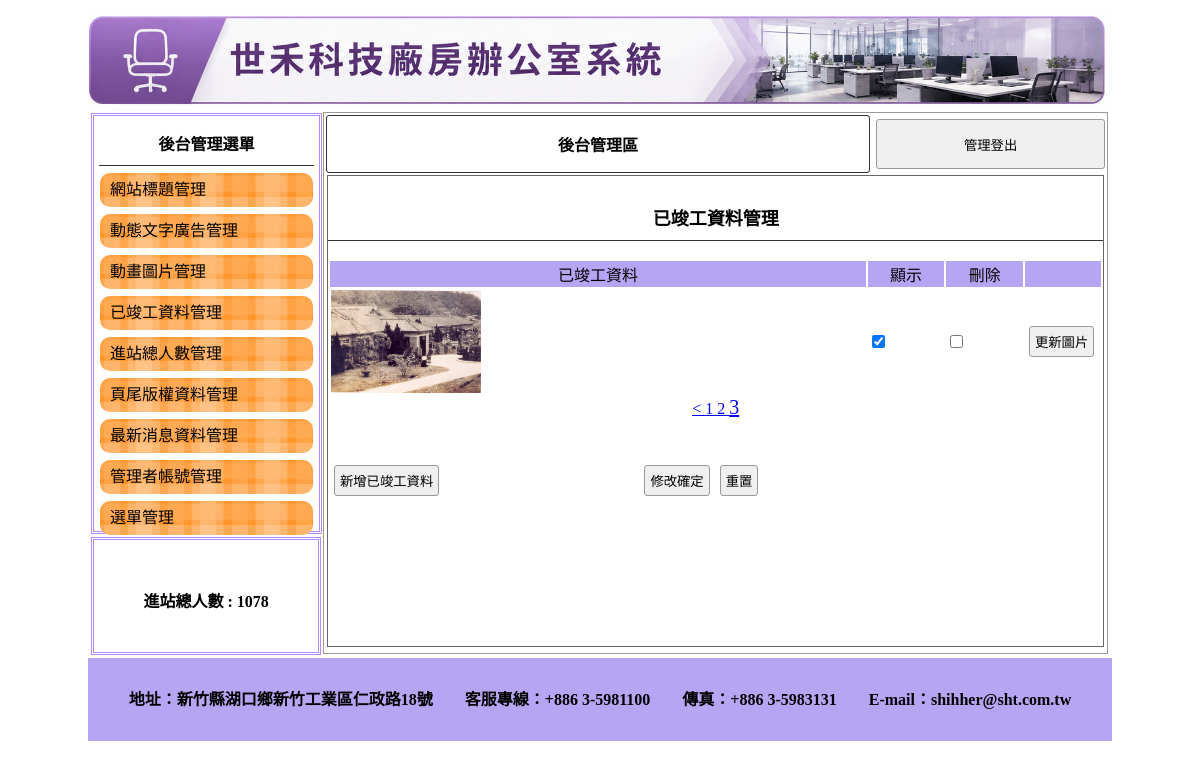
The page /admin.php?do=image&p=3 on the database its author committed.
### tables this page shows
CREATE TABLE `title` (
  `id` int(10) UNSIGNED NOT NULL,
  `img` text NOT NULL,
  `text` text NOT NULL,
  `sh` int(1) NOT NULL
);

CREATE TABLE `total` (
  `id` int(10) UNSIGNED NOT NULL,
  `total` int(11) NOT NULL
);

CREATE TABLE `image` (
  `id` int(10) UNSIGNED NOT NULL,
  `img` text NOT NULL,
  `sh` int(1) NOT NULL
);

CREATE TABLE `bottom` (
  `id` int(10) UNSIGNED NOT NULL,
  `bottom` text NOT NULL
);

### api/db.php (called while the page is built, shortened)
<?php
class DB{
    protected $dsn="mysql:host=localhost;charset=utf8;dbname=db21";
    protected $pdo;
    protected $table;
    function __construct($table){
        $this->table=$table;
        $this->pdo=new PDO($this->dsn,'root','');
    }
    protected function pk(){
        return ($this->table == 'menu') ? 'main_id' : 'id';
    }
    function all(...$arg){
        $sql="SELECT * FROM $this->table ";
        if(isset($arg[0])){
            if(is_array($arg[0])){
                $tmp=$this->a2s($arg[0]);
                $sql .= " WHERE ".join(" AND ",$tmp);
            }else{
                $sql .= $arg[0];
            }
        }
        return $this->pdo->query($sql)->fetchAll(PDO::FETCH_ASSOC);
    }
    function count(...$arg){
        $sql="SELECT count(*) FROM $this->table ";
        return $this->pdo->query($sql)->fetchColumn();
    }
    function find($arg){
        $sql="SELECT * FROM $this->table ";
        $pk = $this->pk();
        if(is_array($arg)){
            $tmp=$this->a2s($arg);
            $sql .= " WHERE ".join(" AND ",$tmp);
        }else{
            $sql .= " WHERE `$pk`='$arg'";
        }
        return $this->pdo->query($sql)->fetch(PDO::FETCH_ASSOC);
    }
    protected function a2s($array){
        $tmp=[];
        foreach($array as $key => $val){
            $tmp[]="`$key`='$val'";
        }
        return $tmp;
    }
}
$Title=new DB('title');
$Total=new DB('total');
$Bottom=new DB('bottom');

### admin.php (the view, shortened to what this page needs)
<?php include_once "./api/db.php";?>
<!DOCTYPE html PUBLIC "-//W3C//DTD XHTML 1.0 Transitional//EN" "http://www.w3.org/TR/xhtml1/DTD/xhtml1-transitional.dtd">
<html xmlns="http://www.w3.org/1999/xhtml"><head><meta http-equiv="Content-Type" content="text/html; charset=UTF-8">
<link href="./css/css.css" rel="stylesheet" type="text/css">
</head>
<body>
	<div id="main">
		<?php $title=$Title->find(['sh'=>1]);?>
    	<a title="<?= $title['text']; ?>" href="index.php">
			<div class="ti" style="background:url(&#39;upload/<?= $title['img']; ?>&#39;); background-size:cover;"></div>
		</a>
        	<div id="ms">
             	<div id="lf" style="float:left;">
            		<div id="menuput" class="dbor">
                    <span class="t botli">後台管理選單</span>
                		<a style="color:#000; font-size:13px; text-decoration:none;" href="?do=title">
                            	<div class="mainmu">網站標題管理</div>
                        </a>
							<a style="color:#000; font-size:13px; text-decoration:none;" href="?do=ad">
                            	<div class="mainmu">動態文字廣告管理</div>
                            </a>
							<a style="color:#000; font-size:13px; text-decoration:none;" href="?do=mvim">
                            	<div class="mainmu">動畫圖片管理</div>
                            </a>
							<a style="color:#000; font-size:13px; text-decoration:none;" href="?do=image">
                            	<div class="mainmu">已竣工資料管理</div>
                            </a>
							<a style="color:#000; font-size:13px; text-decoration:none;" href="?do=total">
                            	<div class="mainmu">進站總人數管理</div>
                            </a>
							<a style="color:#000; font-size:13px; text-decoration:none;" href="?do=bottom">
                            	<div class="mainmu">頁尾版權資料管理</div>
                            </a>
							<a style="color:#000; font-size:13px; text-decoration:none;" href="?do=news">
                            	<div class="mainmu">最新消息資料管理</div>
                            </a>
							<a style="color:#000; font-size:13px; text-decoration:none;" href="?do=admin">
                            	<div class="mainmu">管理者帳號管理</div>
                            </a>
							<a style="color:#000; font-size:13px; text-decoration:none;" href="?do=menu">
                            	<div class="mainmu">選單管理</div>
                            </a>
							                    </div>
                    <div class="dbor" style="margin:3px; width:95%; height:20%; line-height:100px;">
                    	<span class="t">進站總人數 : <?= $Total->find(1)['total'] ?>
                         </span>
                    </div>
        		</div>
				<?php
				$do=$_GET['do']??"title";
				$file="back/$do.php";
				if(file_exists($file)){
					include $file;
				}else{
					include "back/title.php";
				}
				?>
                             </div>
            	<div style="width:1024px; left:0px; position:relative; background:#b6a5f3; margin-top:4px; height:83px; display:block;">
                	<span class="t" style="line-height:63px;"><?= $Bottom->find(1)['bottom'] ?></span>
                </div>
    </div>
</body></html>

### back/image.php (shortened to what this page needs)
<div class="di"
    style="height:540px; border:#999 1px solid; width:76.5%; margin:2px 0px 0px 0px; float:left; position:relative; left:20px;">
    <table width="100%">
        <tbody>
            <tr>
                <td style="width:70%;font-weight:800; border:#333 1px solid; border-radius:3px;" class="cent">
                    <a href="?do=admin" style="color:#000; text-decoration:none;">後台管理區</a>
                </td>
                <td>
                    <button onclick="document.cookie=&#39;user=&#39;;location.replace(&#39;index.php&#39;)"
                        style="width:99%; margin-right:2px; height:50px;">管理登出</button>
                </td>
            </tr>
        </tbody>
    </table>
    <div style="width:99%; height:87%; margin:auto; overflow:auto; border:#666 1px solid;">
        <p class="t cent botli" style="font-size: 18px;">已竣工資料管理</p>
        <form method="post" action="./api/edit.php?table=<?= $do ?>">
            <table width="100%">
                <tbody>
                    <tr class="yel">
                        <td width="70%">已竣工資料</td>
                        <td width="10%">顯示</td>
                        <td width="10%">刪除</td>
                        <td></td>
                    </tr>
                    <?php
                    $db=${ucfirst($do)};
                    $all=$db->count();
                    $div=3;
                    $pages=ceil($all/$div);
                    $now=$_GET['p']??1;
                    $start=($now-1)*$div;
                    $rows=$db->all(" limit $start,$div");
                     foreach($rows as $row):
                    ?>
                    <tr>
                        <td>
                            <img src="./upload/<?= $row['img']; ?>" style="width:150px;height:103px">
                        </td>
                        <td>
                            <input type="checkbox" name="sh[]" value="<?= $row['id']; ?>"  <?= ($row['sh']==1)?'checked':''; ?> >
                        </td>
                        <td>
                            <input type="checkbox" name="del[]" value="<?= $row['id']; ?>">
                        </td>
                        <td>
                            <input type="button" value="更新圖片"  onclick="op('#cover','#cvr','include/update_<?= $do; ?>.php?id=<?= $row['id'];?>')">
                        </td>
                    </tr>
                    <?php
                    endforeach;
                    ?>
                </tbody>
            </table>
            <div class='cent'>
                <?php
                    if($now-1 > 0){
                        $prev=$now-1;
                        echo "<a href='?do=$do&p=$prev'> < </a>";
                    }
                    for($i=1;$i<=$pages;$i++){
                        $size=($i==$now)?'20px':'16px';
                        echo "<a href='?do=$do&p=$i' style='font-size:$size'> $i </a>";
                    }
                ?>
            </div>
            <table style="margin-top:40px; width:70%;">
                <tbody>
                    <tr>
                        <td width="200px">
                            <input type="button" onclick="op('#cover','#cvr','include/<?= $do; ?>.php')" value="新增已竣工資料">
                        </td>
                        <td class="cent">
                            <input type="submit" value="修改確定">
                            <input type="reset" value="重置">
                        </td>
                    </tr>
                </tbody>
            </table>
        </form>
    </div>
</div>

### css/css.css (style rules this page uses)
body { padding:0px; margin:0px; }
#main { width:1024px; height:768px; margin:10px auto 10px auto; position:relative; }
.ti { width:100%; height:100px; position:relative; background-size:cover; background-repeat:no-repeat; }
.dbor { border:#b58afc double 3px; margin:1px; padding:2px 10px 2px 10px; }
.t { font-weight:800; display:block; text-align:center; padding:10px 1px 10px 1px; }
.botli { border-bottom:#333 1px solid; }
.mainmu { position:relative; border-radius:10px; background:url(../icon/menu.fw.png) center no-repeat; background-size:cover; line-height:30px; padding:2px 10px 2px 10px; margin:7px 1px 7px 1px; font-size: 16px; }
#lf { height:540px; width:21%; display:inline-block; }
#menuput { width:100%; height:75%; position:relative; padding:5px; display:block; margin: 3px; }
.di { display:inline-block; }
.cent { text-align:center; }
input,button { border:#999 1px solid; border-radius:3px; background:#EFEFEF; padding:5px; margin:3px; }
.yel td { background:#b6a5f3; text-align:center; }

### rows shown on the page
title: img (picture)
total: total "1078"
image: img (picture), sh "☑"
bottom: bottom "地址：新竹縣湖口鄉新竹工業區仁政路18號 客服專線：+886 3-5981100 傳真：+886 3-5983131 E-mail：shihher@sht.com.tw"
